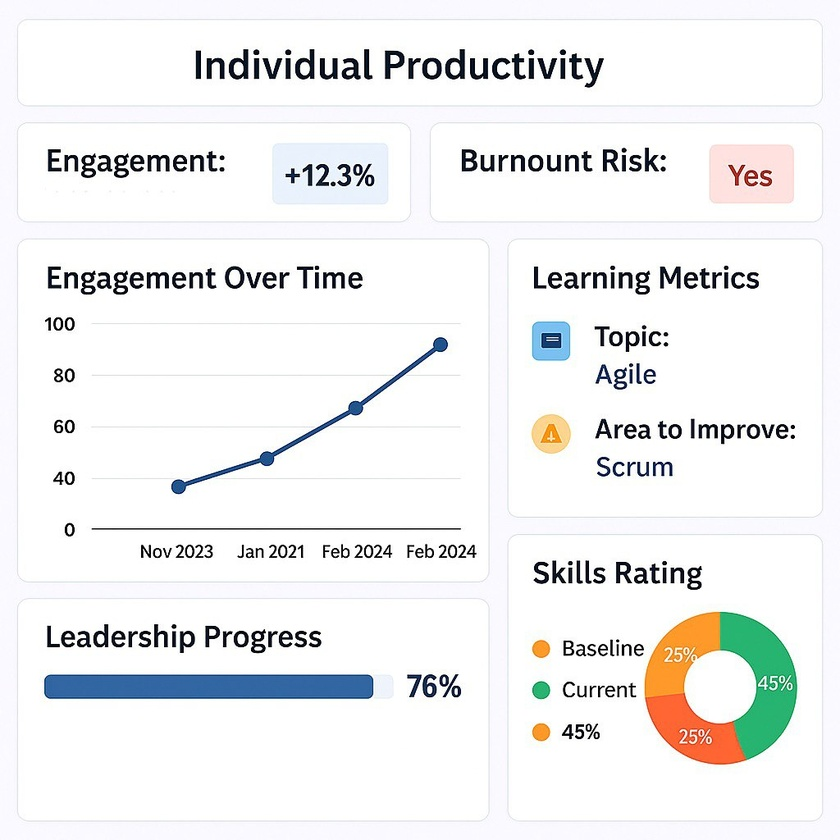
#> input picture test.jpeg, 840 x 840 px, shrunk from 1024 x 1024 before the run
$ python main.py
#> lines starting #> are read from the running program, lines starting #| are printed output that depends on the picture; after the words box and inside, x2 and y2 are one past the last pixel; in counts of white or black regions, pixels touching at a corner belong together
# Import necessary libraries
import cv2

# Load the image
image = cv2.imread('test.jpeg')
#> image is the input picture: shape (840, 840, 3); mean B, G, R 240.1, 239.8, 239.2

# Convert the image to grayscale
gray = cv2.cvtColor(image, cv2.COLOR_BGR2GRAY)
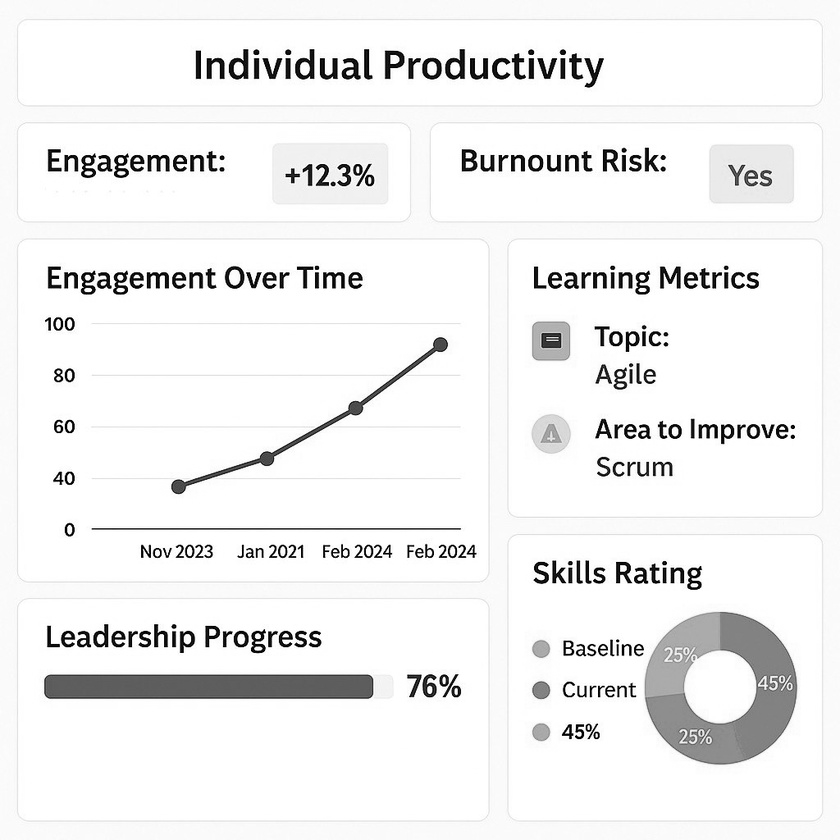
#> gray: shape (840, 840); min 0, max 255, mean 239.7

# Apply GaussianBlur to reduce noise
# blur = cv2.GaussianBlur(gray, (5, 5), 100)

# Apply Canny edge detection
edges = cv2.Canny(gray, 50, 150)
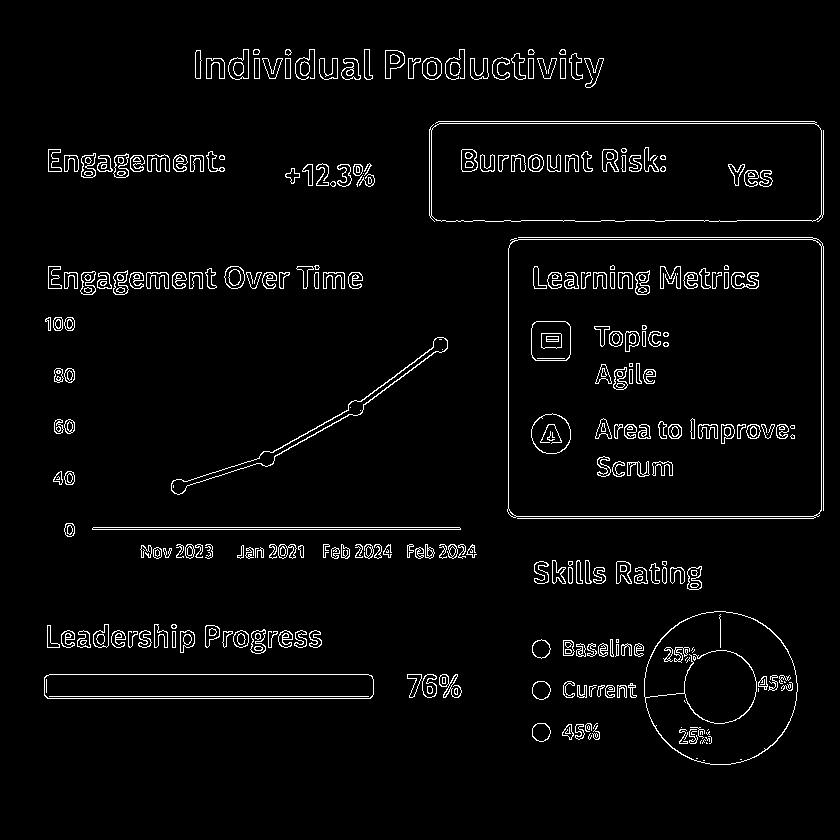
#> edges: shape (840, 840); 3.5% white in thin lines or dots, all inside (x1, y1, x2, y2) = (44, 49, 824, 765)

# Display the original and edge-detected images
cv2.imshow('Original Image', image)
cv2.imshow('Edge-Detected Image', edges)

# exit the program
cv2.waitKey(0)
cv2.destroyAllWindows()
